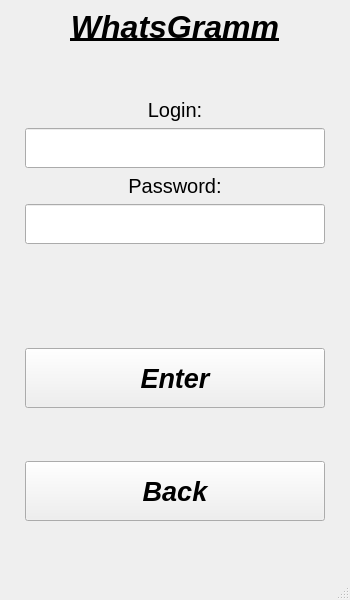
<?xml version="1.0" encoding="UTF-8"?>
<ui version="4.0">
 <class>LoginWindow</class>
 <widget class="QMainWindow" name="LoginWindow">
  <property name="geometry">
   <rect>
    <x>0</x>
    <y>0</y>
    <width>350</width>
    <height>600</height>
   </rect>
  </property>
  <property name="sizePolicy">
   <sizepolicy hsizetype="Minimum" vsizetype="Minimum">
    <horstretch>0</horstretch>
    <verstretch>0</verstretch>
   </sizepolicy>
  </property>
  <property name="windowTitle">
   <string>MainWindow</string>
  </property>
  <widget class="QWidget" name="centralwidget">
   <layout class="QGridLayout" name="gridLayout">
    <item row="0" column="2">
     <spacer name="horizontalSpacer_2">
      <property name="orientation">
       <enum>Qt::Horizontal</enum>
      </property>
      <property name="sizeHint" stdset="0">
       <size>
        <width>40</width>
        <height>20</height>
       </size>
      </property>
     </spacer>
    </item>
    <item row="0" column="1">
     <layout class="QVBoxLayout" name="verticalLayout">
      <item>
       <spacer name="verticalSpacer_4">
        <property name="orientation">
         <enum>Qt::Vertical</enum>
        </property>
        <property name="sizeHint" stdset="0">
         <size>
          <width>20</width>
          <height>40</height>
         </size>
        </property>
       </spacer>
      </item>
      <item>
       <widget class="QLabel" name="label_WG">
        <property name="sizePolicy">
         <sizepolicy hsizetype="Minimum" vsizetype="Minimum">
          <horstretch>0</horstretch>
          <verstretch>0</verstretch>
         </sizepolicy>
        </property>
        <property name="font">
         <font>
          <pointsize>24</pointsize>
          <italic>true</italic>
          <bold>true</bold>
          <underline>true</underline>
         </font>
        </property>
        <property name="text">
         <string>WhatsGramm</string>
        </property>
        <property name="alignment">
         <set>Qt::AlignCenter</set>
        </property>
       </widget>
      </item>
      <item>
       <spacer name="verticalSpacer_2">
        <property name="orientation">
         <enum>Qt::Vertical</enum>
        </property>
        <property name="sizeHint" stdset="0">
         <size>
          <width>20</width>
          <height>100</height>
         </size>
        </property>
       </spacer>
      </item>
      <item>
       <widget class="QLabel" name="label_Login">
        <property name="font">
         <font>
          <pointsize>15</pointsize>
         </font>
        </property>
        <property name="layoutDirection">
         <enum>Qt::LeftToRight</enum>
        </property>
        <property name="text">
         <string>Login:</string>
        </property>
        <property name="alignment">
         <set>Qt::AlignCenter</set>
        </property>
       </widget>
      </item>
      <item>
       <widget class="QLineEdit" name="lineEdit_Login">
        <property name="minimumSize">
         <size>
          <width>0</width>
          <height>40</height>
         </size>
        </property>
       </widget>
      </item>
      <item>
       <widget class="QLabel" name="label_Password">
        <property name="font">
         <font>
          <pointsize>15</pointsize>
         </font>
        </property>
        <property name="text">
         <string>Password:</string>
        </property>
        <property name="alignment">
         <set>Qt::AlignCenter</set>
        </property>
       </widget>
      </item>
      <item>
       <widget class="QLineEdit" name="lineEdit_Password">
        <property name="minimumSize">
         <size>
          <width>0</width>
          <height>40</height>
         </size>
        </property>
       </widget>
      </item>
      <item>
       <spacer name="verticalSpacer_3">
        <property name="orientation">
         <enum>Qt::Vertical</enum>
        </property>
        <property name="sizeHint" stdset="0">
         <size>
          <width>20</width>
          <height>150</height>
         </size>
        </property>
       </spacer>
      </item>
      <item>
       <widget class="QPushButton" name="EnterButton">
        <property name="sizePolicy">
         <sizepolicy hsizetype="MinimumExpanding" vsizetype="MinimumExpanding">
          <horstretch>0</horstretch>
          <verstretch>0</verstretch>
         </sizepolicy>
        </property>
        <property name="minimumSize">
         <size>
          <width>300</width>
          <height>60</height>
         </size>
        </property>
        <property name="maximumSize">
         <size>
          <width>16777215</width>
          <height>80</height>
         </size>
        </property>
        <property name="font">
         <font>
          <pointsize>20</pointsize>
          <italic>true</italic>
          <bold>true</bold>
         </font>
        </property>
        <property name="focusPolicy">
         <enum>Qt::TabFocus</enum>
        </property>
        <property name="contextMenuPolicy">
         <enum>Qt::DefaultContextMenu</enum>
        </property>
        <property name="layoutDirection">
         <enum>Qt::LeftToRight</enum>
        </property>
        <property name="autoFillBackground">
         <bool>false</bool>
        </property>
        <property name="text">
         <string>Enter</string>
        </property>
       </widget>
      </item>
      <item>
       <spacer name="verticalSpacer_5">
        <property name="orientation">
         <enum>Qt::Vertical</enum>
        </property>
        <property name="sizeHint" stdset="0">
         <size>
          <width>20</width>
          <height>100</height>
         </size>
        </property>
       </spacer>
      </item>
      <item>
       <widget class="QPushButton" name="BackButton">
        <property name="minimumSize">
         <size>
          <width>300</width>
          <height>60</height>
         </size>
        </property>
        <property name="font">
         <font>
          <pointsize>20</pointsize>
          <italic>true</italic>
          <bold>true</bold>
         </font>
        </property>
        <property name="text">
         <string>Back</string>
        </property>
       </widget>
      </item>
      <item>
       <spacer name="verticalSpacer">
        <property name="orientation">
         <enum>Qt::Vertical</enum>
        </property>
        <property name="sizeHint" stdset="0">
         <size>
          <width>20</width>
          <height>100</height>
         </size>
        </property>
       </spacer>
      </item>
     </layout>
    </item>
    <item row="0" column="0">
     <spacer name="horizontalSpacer">
      <property name="orientation">
       <enum>Qt::Horizontal</enum>
      </property>
      <property name="sizeHint" stdset="0">
       <size>
        <width>40</width>
        <height>20</height>
       </size>
      </property>
     </spacer>
    </item>
   </layout>
  </widget>
  <widget class="QMenuBar" name="menubar">
   <property name="geometry">
    <rect>
     <x>0</x>
     <y>0</y>
     <width>350</width>
     <height>21</height>
    </rect>
   </property>
  </widget>
  <widget class="QStatusBar" name="statusbar"/>
 </widget>
 <resources/>
 <connections/>
</ui>
